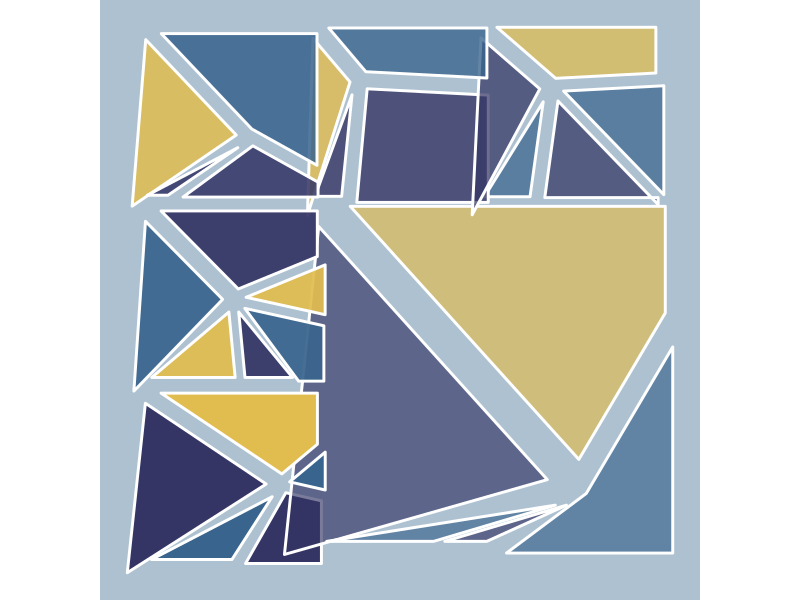
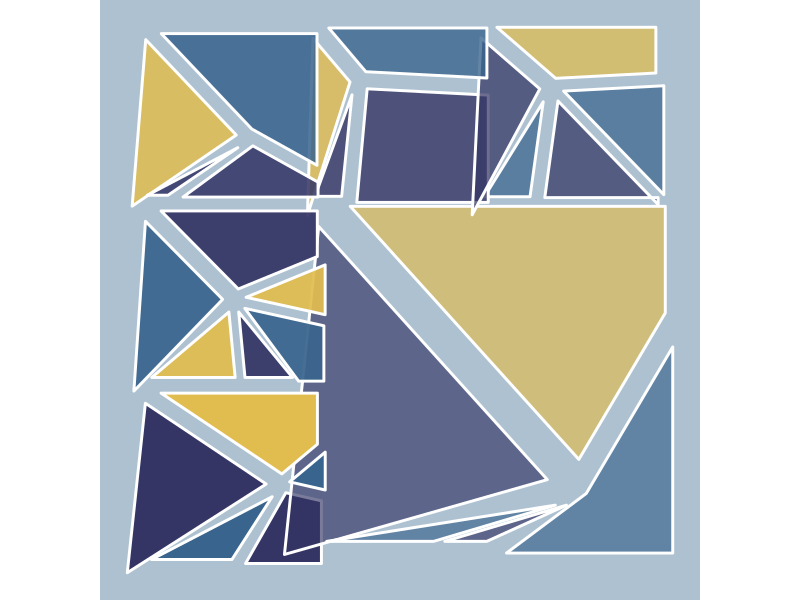

Write R code to recreate these figures, in order.
library(data.table)
library(ggplot2)

add_alpha <- function(a)
{
    if (length(a) > 1) return(unlist(lapply(X = a, FUN = function(x) add_alpha(x))))
    a <- paste0(a, "%")
    switch(
        a,
        "100%" = 'FF', "99%" = 'FC', "98%" = 'FA', "97%" = 'F7', "96%" = 'F5', "95%" = 'F2',
        "94%" = 'F0', "93%" = 'ED', "92%" = 'EB', "91%" = 'E8', "90%" = 'E6', "89%" = 'E3', 
        "88%" = 'E0', "87%" = 'DE', "86%" = 'DB', "85%" = 'D9', "84%" = 'D6', "83%" = 'D4', 
        "82%" = 'D1', "81%" = 'CF', "80%" = 'CC', "79%" = 'C9', "78%" = 'C7', "77%" = 'C4', 
        "76%" = 'C2', "75%" = 'BF', "74%" = 'BD', "73%" = 'BA', "72%" = 'B8', "71%" = 'B5', 
        "70%" = 'B3', "69%" = 'B0', "68%" = 'AD', "67%" = 'AB', "66%" = 'A8', "65%" = 'A6', 
        "64%" = 'A3', "63%" = 'A1', "62%" = '9E', "61%" = '9C', "60%" = '99', "59%" = '96', 
        "58%" = '94', "57%" = '91', "56%" = '8F', "55%" = '8C', "54%" = '8A', "53%" = '87', 
        "52%" = '85', "51%" = '82', "50%" = '80', "49%" = '7D', "48%" = '7A', "47%" = '78', 
        "46%" = '75', "45%" = '73', "44%" = '70', "43%" = '6E', "42%" = '6B', "41%" = '69', 
        "40%" = '66', "39%" = '63', "38%" = '61', "37%" = '5E', "36%" = '5C', "35%" = '59', 
        "34%" = '57', "33%" = '54', "32%" = '52', "31%" = '4F', "30%" = '4D', "29%" = '4A', 
        "28%" = '47', "27%" = '45', "26%" = '42', "25%" = '40', "24%" = '3D', "23%" = '3B', 
        "22%" = '38', "21%" = '36', "20%" = '33', "19%" = '30', "18%" = '2E', "17%" = '2B', 
        "16%" = '29', "15%" = '26', "14%" = '24', "13%" = '21', "12%" = '1F', "11%" = '1C', 
        "10%" = '1A', "9%" = '17', "8%" = '14', "7%" = '12', "6%" = '0F', "5%" = '0D', "4%" = '0A', "3%" = '08', "2%" = '05', "1%" = '03', "0%" = '00'
    )
}


create_square <- function(x0, y0, a, id)
{
    data.table(
        x = c(x0, x0 + a, x0 + a, x0),
        y = c(y0, y0, y0 + a, y0 + a),
        id = id
    )
}

calc_dist <- function(xa, ya, xb, yb)
{
    sqrt((xa-xb)^2 + (ya-yb)^2)
}

create_destroyed_square <- function(xy, side, idS)
{
    tmpSquare <- create_square(x0 = xy[1], y0 = xy[2], a = side, id = idS)
    # pick a point in the middle
    point <- c(
        runif(n = 1, min = xy[1] + .15 * side, max =  xy[1] + .85 * side),
        runif(n = 1, min = xy[2] + .15 * side, max =  xy[2] + .85 * side)
    )
    
    xis <- c(tmpSquare$x, tmpSquare$x[1])
    yis <- c(tmpSquare$y, tmpSquare$y[1])
    # pick from 1 to 2 points from each side
    points <- rbindlist(
        l = lapply(
            X = 1:4,
            FUN = function(j)
            {
                i <- sample(1:2, size = 1)
                if (i == 0) return(NULL)
                xS <- xis[j];yS <- yis[j];xE <- xis[j+1];yE <- yis[j + 1]
                xS <- min(c(xS, xE));xE <- max(c(xS, xE));yS <- min(c(yS, yE));yE <- max(c(yS, yE))
                if (xS != xE)
                {
                    xE = xS + .95 * side; xS <- xS + .05 * side; 
                } 
                
                if (yS != yE)
                {
                    yE = yS + .95 * side; yS <- yS + .05 * side; 
                } 
                
                points <- data.table(
                    x = runif(n = i, min = xS, max = xE),
                    y = runif(n = i, min = yS, max = yE),
                    side = j
                )[order(x, y)]
                points$i <- 4 ^ (j - 1) + 1:i
                return(points)
            }
        )
    )
    
    points <- points[,.(i = mean(i), side = min(side)), by = .(x, y)]
    pointsForRect <- rbind(points, points[1][,.(x, y, i = max(points$i) + 1, side)])
    
    # create polygons (and move them a bit)
    polygonsFrom <- rbindlist(
        l = lapply(
            X = 1:nrow(points),
            FUN = function(j)
            {
                thisPoints <- pointsForRect[c(j, j + 1)][,.(x, y)]
                if (thisPoints$x[1] != thisPoints$x[2] & thisPoints$y[1] != thisPoints$y[2])
                {
                    midPoint <- tmpSquare[pointsForRect[j]$side %% 4 + 1]
                    thisPoints <- rbindlist(
                        l = list(thisPoints[1], data.table(x = midPoint$x, y = midPoint$y), thisPoints[2])
                    )
                }
                
                
                thisPolygon <- rbind(
                    thisPoints,
                    data.table(x = point[1], y = point[2])
                )
                thisPolygon[, id := paste0(idS, "_", j)]
                
                # move them away from the center point
                moveMe <- c(
                    mean(thisPoints$x) - point[1],
                    mean(thisPoints$y) - point[2]
                )
                
                rMb <- c(.15, .15)
                
                thisPolygon[, x := sign(moveMe[1]) * runif(1, min(rMb) * abs(moveMe[1]), max(rMb) * abs(moveMe[1])) + x]
                thisPolygon[, y := sign(moveMe[2]) * runif(1, min(rMb) * abs(moveMe[2]), max(rMb) * abs(moveMe[2])) + y]
                return(thisPolygon)
            }
        )
    )
    
    # rotate whole thing by an angle
    # angleRot <- runif(1, min = 0, max = 2 * pi / 3)
    angleRot <- 0
    newBottomLeft <- polygonsFrom[x == min(x)][y == min(y)]
    polygonsFrom[, fromO := calc_dist(x, y, newBottomLeft$x[1], newBottomLeft$y[1])]
    polygonsFrom[, fromFloor := calc_dist(x, y, x, newBottomLeft$y[1])]
    polygonsFrom[, alpha0 := asin(fromFloor / fromO)]
    polygonsFrom[, alphaNew := alpha0 + angleRot]
    polygonsFrom[, c("xNew", "yNew") := list(fromO * cos(alphaNew) + tmpSquare$x[1], fromO * sin(alphaNew) + tmpSquare$y[1])]
    polygonsFrom[is.nan(alpha0), c("xNew", "yNew") := list(x, y)]
    
    return(polygonsFrom)
}

# create a square
usedSeed <- sample(x = c(1:1e5), size = 1)
# usedSeed <- 87141
set.seed(seed = usedSeed)

post <- list(
    c(0, 0, 1), c(0, 1, 1), c(0, 2, 1), c(1, 2, 1), c(2, 2, 1),
    c(1, 0, 2)
)
positions <- rbindlist(
    l = lapply(
        X = 1:length(post), 
        FUN = function(i)
        {
            m <- runif(1, .9, .95)
            mm <- post[[i]][3] * (1 - m) / 2
            data.table(
                x = post[[i]][1] + mm, 
                y = post[[i]][2] + mm, 
                s = post[[i]][3] * m
                )
        }
    )
)


dataRes <- rbindlist(
    l = lapply(
        X = 1:nrow(positions), 
        FUN = function(z)
        {
            create_destroyed_square(
                xy = c(positions$x[z], positions$y[z]),
                side = positions$s[z],
                idS = z
            )
        }
    )
)

# each square get its own opacity
# each piece get its own color
piecesColors <- c("#E1BC4F", "#343564", "#39648D")
toColors <- unique(dataRes[,.(id)])
toColors[, pieceNo := as.numeric(substr(id, regexpr(pattern = "_", text = id) + 1, nchar(id)))]
toColors[, colorPiece := piecesColors[pieceNo %% length(piecesColors) + 1]]
toColors[, mainId := as.numeric(substr(id, 1, regexpr(pattern = "_", text = id) - 1))]
toColors$colorPiece2 <- paste0(toColors$colorPiece, add_alpha(100 - 7 * (toColors$mainId - 1)))

# nie calkowicie random - wieksze kawalkiw powinny byc pozniej
orderPieces <- sample(x = 1:nrow(toColors), size = nrow(toColors), prob = toColors$mainId / sum(toColors$mainId))
ggplot() + 
    lapply(
        X = orderPieces,
        FUN = function(i)
        {
            lId <- toColors$id[i]
            geom_polygon(data = dataRes[id == lId], aes(x = xNew, y = yNew, group = id), 
                         # color = toColors[i]$colorPiece2, 
                         color = "white",
                         fill = toColors[i]$colorPiece2, size = 1)     
        }
    ) +
    theme_void() +
    theme(
        panel.background = element_rect(fill = "#ADC1D1", color = "#ADC1D1"), aspect.ratio = 1
    )
message(usedSeed)

ggsave(filename = "results/2022_05.png", dpi = 720)
file.show("results/2022_05.png")
